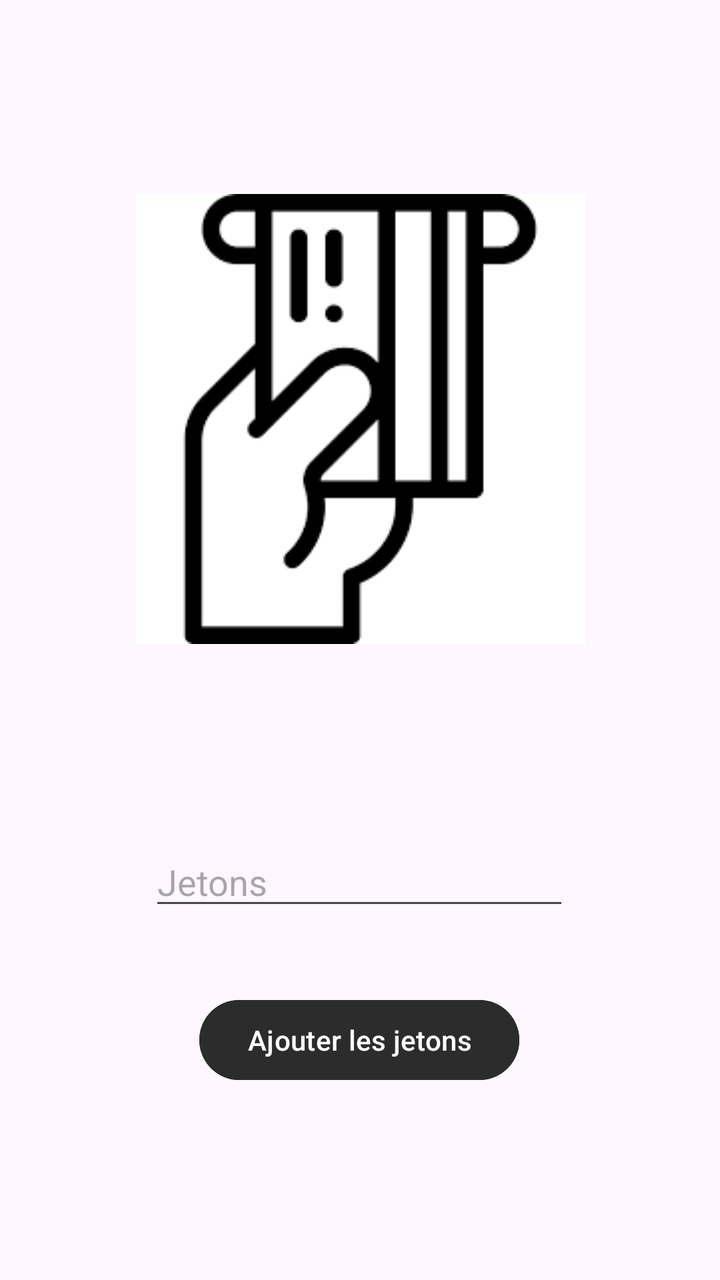
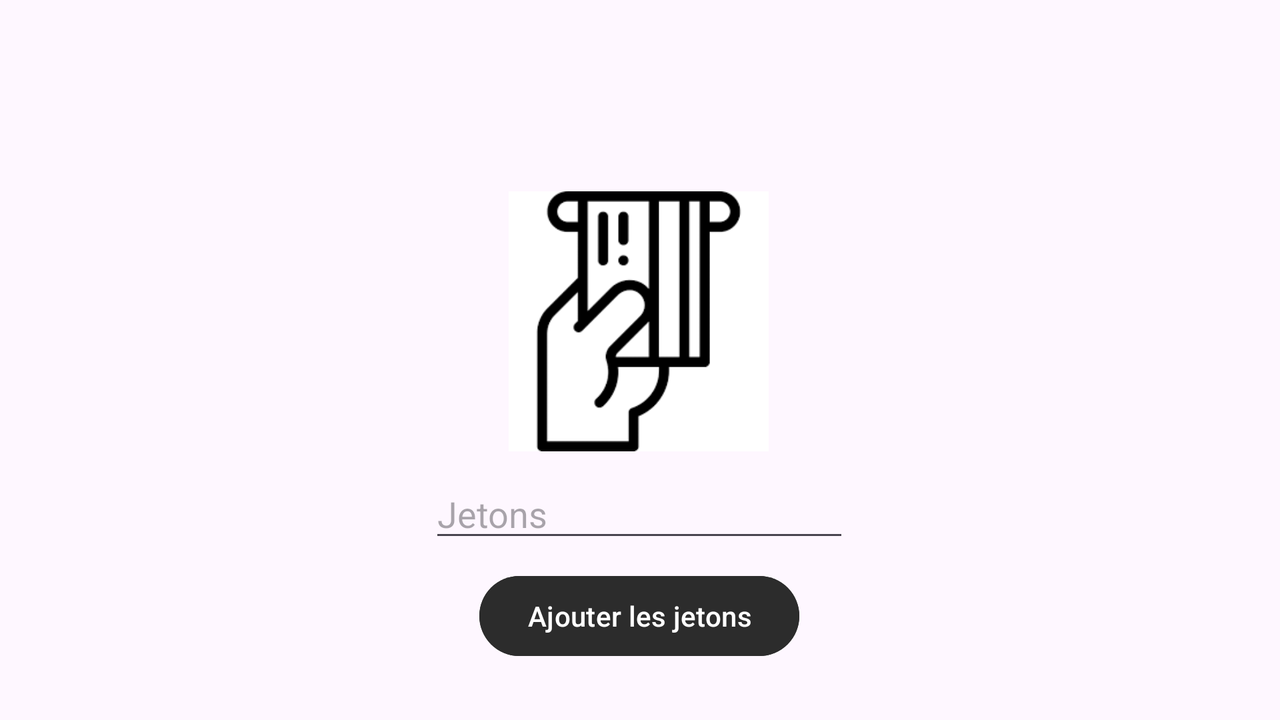

An Android layout and its configuration variant, each rendered on a device that would load it. The default file and the variant file are quoted in full after the pictures.
<!-- AndroidManifest.xml: activity theme Theme._420_14D_TP1_FreDig -->
<!-- res/layout/activity_banque.xml -->
<?xml version="1.0" encoding="utf-8"?>
<androidx.constraintlayout.widget.ConstraintLayout xmlns:android="http://schemas.android.com/apk/res/android"
    xmlns:app="http://schemas.android.com/apk/res-auto"
    xmlns:tools="http://schemas.android.com/tools"
    android:layout_width="match_parent"
    android:layout_height="match_parent">

    <EditText
        android:id="@+id/editTextNumberSigned"
        android:layout_width="wrap_content"
        android:layout_height="wrap_content"
        android:layout_marginBottom="36dp"
        android:ems="10"
        android:inputType="numberSigned"
        android:hint="Jetons"
        app:layout_constraintBottom_toTopOf="@+id/button3"
        app:layout_constraintEnd_toEndOf="parent"
        app:layout_constraintHorizontal_bias="0.497"
        app:layout_constraintStart_toStartOf="parent" />

    <ImageView
        android:id="@+id/imageView4"
        android:layout_width="wrap_content"
        android:layout_height="wrap_content"
        app:layout_constraintBottom_toTopOf="@+id/editTextNumberSigned"
        app:layout_constraintEnd_toEndOf="parent"
        app:layout_constraintStart_toStartOf="parent"
        app:layout_constraintTop_toTopOf="parent"
        app:srcCompat="@drawable/atm" />

    <Button
        android:id="@+id/button3"
        android:layout_width="wrap_content"
        android:layout_height="wrap_content"
        android:layout_marginBottom="96dp"
        android:backgroundTint="#2c2c2c"
        android:text="@string/ajoutJeton"
        app:layout_constraintBottom_toBottomOf="parent"
        app:layout_constraintEnd_toEndOf="parent"
        app:layout_constraintHorizontal_bias="0.498"
        app:layout_constraintStart_toStartOf="parent" />
</androidx.constraintlayout.widget.ConstraintLayout>
<!-- resources referenced by this layout -->
<resources>
  <!-- drawable atm: png bitmap (drawable, 6735 bytes) -->
  <string name="ajoutJeton">Ajouter les jetons</string>
  <!-- from res/values-v23/ -->
  <style name="Theme._420_14D_TP1_FreDig" parent="Base.Theme._420_14D_TP1_FreDig">
      
      <item name="android:navigationBarColor">@android:color/transparent</item>
      <item name="android:statusBarColor">@android:color/transparent</item>
      <item name="android:windowLightStatusBar">?attr/isLightTheme</item>
    </style>
  <style name="Base.Theme._420_14D_TP1_FreDig" parent="Theme.Material3.DayNight">
          
          
      </style>
</resources>
<!-- res/layout-land/activity_banque.xml (the repository's variant of the layout above) -->
<!-- drawn on the phone turned sideways -->
<?xml version="1.0" encoding="utf-8"?>
<androidx.constraintlayout.widget.ConstraintLayout xmlns:android="http://schemas.android.com/apk/res/android"
    xmlns:app="http://schemas.android.com/apk/res-auto"
    xmlns:tools="http://schemas.android.com/tools"
    android:layout_width="match_parent"
    android:layout_height="match_parent">

    <EditText
        android:id="@+id/edTxtDeposer"
        android:layout_width="wrap_content"
        android:layout_height="wrap_content"
        android:layout_marginBottom="8dp"
        android:ems="10"
        android:hint="Jetons"
        android:inputType="numberSigned"
        app:layout_constraintBottom_toTopOf="@+id/btnDeposer"
        app:layout_constraintEnd_toEndOf="parent"
        app:layout_constraintHorizontal_bias="0.499"
        app:layout_constraintStart_toStartOf="parent" />

    <ImageView
        android:id="@+id/imageView4"
        android:layout_width="130dp"
        android:layout_height="134dp"
        app:layout_constraintBottom_toTopOf="@+id/edTxtDeposer"
        app:layout_constraintEnd_toEndOf="parent"
        app:layout_constraintHorizontal_bias="0.499"
        app:layout_constraintStart_toStartOf="parent"
        app:layout_constraintTop_toTopOf="parent"
        app:layout_constraintVertical_bias="0.932"
        app:srcCompat="@drawable/atm" />

    <Button
        android:id="@+id/btnDeposer"
        android:layout_width="wrap_content"
        android:layout_height="wrap_content"
        android:layout_marginBottom="28dp"
        android:backgroundTint="#2c2c2c"
        android:text="@string/ajoutJeton"
        app:layout_constraintBottom_toBottomOf="parent"
        app:layout_constraintEnd_toEndOf="parent"
        app:layout_constraintHorizontal_bias="0.499"
        app:layout_constraintStart_toStartOf="parent" />
</androidx.constraintlayout.widget.ConstraintLayout>
